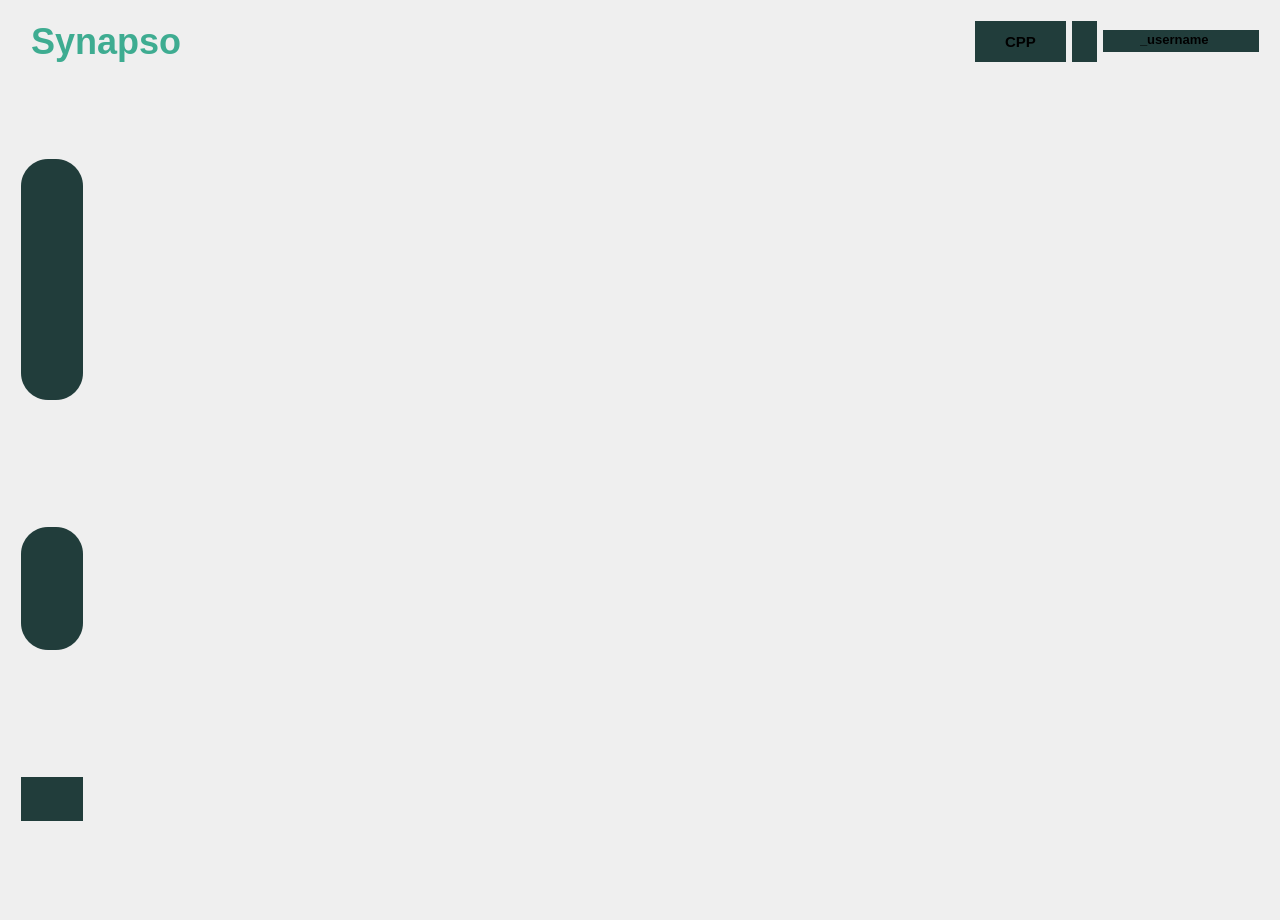
<?xml version="1.0" encoding="UTF-8"?>
<ui version="4.0">
 <class>appWidget</class>
 <widget class="QWidget" name="appWidget">
  <property name="geometry">
   <rect>
    <x>0</x>
    <y>0</y>
    <width>1280</width>
    <height>920</height>
   </rect>
  </property>
  <property name="minimumSize">
   <size>
    <width>1280</width>
    <height>920</height>
   </size>
  </property>
  <property name="windowTitle">
   <string>Synapso - Main Window</string>
  </property>
  <property name="styleSheet">
   <string notr="true">font-family: &quot;General Sans&quot;;</string>
  </property>
  <layout class="QHBoxLayout" name="horizontalLayout">
   <item>
    <layout class="QVBoxLayout" name="navigationAndContentLayout" stretch="0,1">
     <property name="spacing">
      <number>0</number>
     </property>
     <item>
      <widget class="QWidget" name="topNavigationBar" native="true">
       <property name="styleSheet">
        <string notr="true">QWidget #cieStatusWidget,
QWidget #notificationWidget,
QWidget #userProfileWidget {
	background-color: #213D3B;
	border: none;
	border-radius: 21px;
}

QLabel#cieValueLabel {
	font-weight: 500;
	font-size: 11pt;
}

QLabel#usernameLabel {
	font-weight: 500;
	font-size: 10pt;
}
</string>
       </property>
       <layout class="QHBoxLayout" name="navigationBarLayout">
        <property name="leftMargin">
         <number>20</number>
        </property>
        <property name="topMargin">
         <number>10</number>
        </property>
        <property name="rightMargin">
         <number>10</number>
        </property>
        <property name="bottomMargin">
         <number>10</number>
        </property>
        <item>
         <widget class="QLabel" name="applicationTitleLabel">
          <property name="sizePolicy">
           <sizepolicy hsizetype="Preferred" vsizetype="Preferred">
            <horstretch>0</horstretch>
            <verstretch>0</verstretch>
           </sizepolicy>
          </property>
          <property name="styleSheet">
           <string notr="true">font: 27pt;
color: #3EAC91;
font-weight: 500;</string>
          </property>
          <property name="text">
           <string>Synapso</string>
          </property>
         </widget>
        </item>
        <item>
         <widget class="QWidget" name="cieStatusWidget" native="true">
          <property name="sizePolicy">
           <sizepolicy hsizetype="Maximum" vsizetype="Preferred">
            <horstretch>0</horstretch>
            <verstretch>0</verstretch>
           </sizepolicy>
          </property>
          <property name="styleSheet">
           <string notr="true"/>
          </property>
          <layout class="QHBoxLayout" name="cieStatusLayout">
           <property name="spacing">
            <number>0</number>
           </property>
           <property name="leftMargin">
            <number>30</number>
           </property>
           <property name="topMargin">
            <number>10</number>
           </property>
           <property name="rightMargin">
            <number>30</number>
           </property>
           <property name="bottomMargin">
            <number>10</number>
           </property>
           <item>
            <widget class="QLabel" name="cieValueLabel">
             <property name="text">
              <string>CPP</string>
             </property>
            </widget>
           </item>
          </layout>
         </widget>
        </item>
        <item>
         <widget class="QWidget" name="notificationWidget" native="true">
          <property name="sizePolicy">
           <sizepolicy hsizetype="Maximum" vsizetype="Preferred">
            <horstretch>0</horstretch>
            <verstretch>0</verstretch>
           </sizepolicy>
          </property>
          <property name="styleSheet">
           <string notr="true">QWidget#notificationWidget {
	background-color: #213D3B;
	border-radius: 21px;
}</string>
          </property>
          <layout class="QHBoxLayout" name="notificationLayout">
           <item>
            <widget class="QLabel" name="notificationIconLabel">
             <property name="sizePolicy">
              <sizepolicy hsizetype="Preferred" vsizetype="Preferred">
               <horstretch>0</horstretch>
               <verstretch>0</verstretch>
              </sizepolicy>
             </property>
             <property name="maximumSize">
              <size>
               <width>24</width>
               <height>24</height>
              </size>
             </property>
             <property name="styleSheet">
              <string notr="true"/>
             </property>
             <property name="text">
              <string/>
             </property>
             <property name="pixmap">
              <pixmap resource="../../resources/resources.qrc">:/images/icons/bell.png</pixmap>
             </property>
             <property name="scaledContents">
              <bool>true</bool>
             </property>
            </widget>
           </item>
          </layout>
         </widget>
        </item>
        <item>
         <widget class="QWidget" name="userProfileWidget" native="true">
          <property name="sizePolicy">
           <sizepolicy hsizetype="Maximum" vsizetype="Maximum">
            <horstretch>0</horstretch>
            <verstretch>0</verstretch>
           </sizepolicy>
          </property>
          <property name="styleSheet">
           <string notr="true"/>
          </property>
          <layout class="QHBoxLayout" name="userProfileLayout">
           <property name="spacing">
            <number>20</number>
           </property>
           <property name="leftMargin">
            <number>10</number>
           </property>
           <property name="topMargin">
            <number>0</number>
           </property>
           <property name="rightMargin">
            <number>10</number>
           </property>
           <property name="bottomMargin">
            <number>2</number>
           </property>
           <item alignment="Qt::AlignmentFlag::AlignHCenter|Qt::AlignmentFlag::AlignVCenter">
            <widget class="QLabel" name="userAvatarLabel">
             <property name="sizePolicy">
              <sizepolicy hsizetype="Fixed" vsizetype="Fixed">
               <horstretch>0</horstretch>
               <verstretch>0</verstretch>
              </sizepolicy>
             </property>
             <property name="maximumSize">
              <size>
               <width>40</width>
               <height>40</height>
              </size>
             </property>
             <property name="layoutDirection">
              <enum>Qt::LayoutDirection::LeftToRight</enum>
             </property>
             <property name="styleSheet">
              <string notr="true"/>
             </property>
             <property name="frameShape">
              <enum>QFrame::Shape::NoFrame</enum>
             </property>
             <property name="frameShadow">
              <enum>QFrame::Shadow::Plain</enum>
             </property>
             <property name="text">
              <string/>
             </property>
             <property name="textFormat">
              <enum>Qt::TextFormat::AutoText</enum>
             </property>
             <property name="pixmap">
              <pixmap resource="../../resources/resources.qrc">:/images/graphics/default.png</pixmap>
             </property>
             <property name="scaledContents">
              <bool>true</bool>
             </property>
             <property name="alignment">
              <set>Qt::AlignmentFlag::AlignCenter</set>
             </property>
             <property name="wordWrap">
              <bool>false</bool>
             </property>
             <property name="textInteractionFlags">
              <set>Qt::TextInteractionFlag::LinksAccessibleByMouse</set>
             </property>
            </widget>
           </item>
           <item>
            <widget class="QLabel" name="usernameLabel">
             <property name="sizePolicy">
              <sizepolicy hsizetype="Maximum" vsizetype="Maximum">
               <horstretch>0</horstretch>
               <verstretch>0</verstretch>
              </sizepolicy>
             </property>
             <property name="frameShape">
              <enum>QFrame::Shape::NoFrame</enum>
             </property>
             <property name="text">
              <string>_username</string>
             </property>
             <property name="textInteractionFlags">
              <set>Qt::TextInteractionFlag::LinksAccessibleByMouse</set>
             </property>
            </widget>
           </item>
           <item alignment="Qt::AlignmentFlag::AlignHCenter|Qt::AlignmentFlag::AlignVCenter">
            <widget class="QLabel" name="dropdownArrowLabel">
             <property name="minimumSize">
              <size>
               <width>20</width>
               <height>20</height>
              </size>
             </property>
             <property name="maximumSize">
              <size>
               <width>20</width>
               <height>20</height>
              </size>
             </property>
             <property name="text">
              <string/>
             </property>
             <property name="pixmap">
              <pixmap resource="../../resources/resources.qrc">:/images/icons/arrow-down.png</pixmap>
             </property>
             <property name="scaledContents">
              <bool>true</bool>
             </property>
            </widget>
           </item>
          </layout>
         </widget>
        </item>
       </layout>
      </widget>
     </item>
     <item>
      <layout class="QHBoxLayout" name="sidebarAndContentLayout" stretch="0,0">
       <property name="spacing">
        <number>20</number>
       </property>
       <property name="leftMargin">
        <number>10</number>
       </property>
       <item>
        <widget class="QWidget" name="navigationSidebar" native="true">
         <property name="sizePolicy">
          <sizepolicy hsizetype="Maximum" vsizetype="Preferred">
           <horstretch>0</horstretch>
           <verstretch>0</verstretch>
          </sizepolicy>
         </property>
         <property name="styleSheet">
          <string notr="true">QPushButton {
    border-radius: 27px;
    padding: 15px;
    outline: none;
}

QPushButton:hover {
    background-color: #1e3735;
}

QWidget#primaryNavigationContainer,
QWidget#secondaryNavigationContainer,
QPushButton#btnLogout {
    background-color: #213D3B;
    border-radius: 27px;
}

QPushButton#btnLogout:hover {
    background-color: #1e1e1e;
}</string>
         </property>
         <layout class="QVBoxLayout" name="sidebarLayout" stretch="1,1,0">
          <property name="spacing">
           <number>60</number>
          </property>
          <property name="leftMargin">
           <number>0</number>
          </property>
          <property name="topMargin">
           <number>20</number>
          </property>
          <property name="rightMargin">
           <number>0</number>
          </property>
          <property name="bottomMargin">
           <number>20</number>
          </property>
          <item>
           <widget class="QWidget" name="primaryNavigationContainer" native="true">
            <property name="sizePolicy">
             <sizepolicy hsizetype="Preferred" vsizetype="Maximum">
              <horstretch>0</horstretch>
              <verstretch>0</verstretch>
             </sizepolicy>
            </property>
            <property name="autoFillBackground">
             <bool>false</bool>
            </property>
            <layout class="QVBoxLayout" name="primaryNavigationLayout">
             <property name="spacing">
              <number>15</number>
             </property>
             <property name="leftMargin">
              <number>0</number>
             </property>
             <property name="topMargin">
              <number>10</number>
             </property>
             <property name="rightMargin">
              <number>0</number>
             </property>
             <property name="bottomMargin">
              <number>10</number>
             </property>
             <item>
              <widget class="QPushButton" name="btnDashboard">
               <property name="styleSheet">
                <string notr="true"/>
               </property>
               <property name="text">
                <string/>
               </property>
               <property name="icon">
                <iconset resource="../../resources/resources.qrc">
                 <normaloff>:/images/icons/dashboard.png</normaloff>:/images/icons/dashboard.png</iconset>
               </property>
               <property name="iconSize">
                <size>
                 <width>24</width>
                 <height>24</height>
                </size>
               </property>
              </widget>
             </item>
             <item>
              <widget class="QPushButton" name="btnGames">
               <property name="styleSheet">
                <string notr="true"/>
               </property>
               <property name="text">
                <string/>
               </property>
               <property name="icon">
                <iconset resource="../../resources/resources.qrc">
                 <normaloff>:/images/icons/games.png</normaloff>:/images/icons/games.png</iconset>
               </property>
               <property name="iconSize">
                <size>
                 <width>24</width>
                 <height>24</height>
                </size>
               </property>
              </widget>
             </item>
             <item>
              <widget class="QPushButton" name="btnAchievements">
               <property name="styleSheet">
                <string notr="true"/>
               </property>
               <property name="text">
                <string/>
               </property>
               <property name="icon">
                <iconset resource="../../resources/resources.qrc">
                 <normaloff>:/images/icons/achievements.png</normaloff>:/images/icons/achievements.png</iconset>
               </property>
               <property name="iconSize">
                <size>
                 <width>24</width>
                 <height>24</height>
                </size>
               </property>
              </widget>
             </item>
             <item>
              <widget class="QPushButton" name="btnStatistics">
               <property name="styleSheet">
                <string notr="true"/>
               </property>
               <property name="text">
                <string/>
               </property>
               <property name="icon">
                <iconset resource="../../resources/resources.qrc">
                 <normaloff>:/images/icons/statistics.png</normaloff>:/images/icons/statistics.png</iconset>
               </property>
               <property name="iconSize">
                <size>
                 <width>24</width>
                 <height>24</height>
                </size>
               </property>
              </widget>
             </item>
            </layout>
           </widget>
          </item>
          <item>
           <widget class="QWidget" name="secondaryNavigationContainer" native="true">
            <property name="sizePolicy">
             <sizepolicy hsizetype="Preferred" vsizetype="Maximum">
              <horstretch>0</horstretch>
              <verstretch>0</verstretch>
             </sizepolicy>
            </property>
            <property name="styleSheet">
             <string notr="true"/>
            </property>
            <layout class="QVBoxLayout" name="secondaryNavigationLayout">
             <property name="spacing">
              <number>15</number>
             </property>
             <property name="leftMargin">
              <number>0</number>
             </property>
             <property name="topMargin">
              <number>10</number>
             </property>
             <property name="rightMargin">
              <number>0</number>
             </property>
             <property name="bottomMargin">
              <number>10</number>
             </property>
             <item>
              <widget class="QPushButton" name="btnInfo">
               <property name="styleSheet">
                <string notr="true">border-radius: 27px; padding: 15px</string>
               </property>
               <property name="text">
                <string/>
               </property>
               <property name="icon">
                <iconset resource="../../resources/resources.qrc">
                 <normaloff>:/images/icons/info.png</normaloff>:/images/icons/info.png</iconset>
               </property>
               <property name="iconSize">
                <size>
                 <width>24</width>
                 <height>24</height>
                </size>
               </property>
              </widget>
             </item>
             <item>
              <widget class="QPushButton" name="btnSettings">
               <property name="styleSheet">
                <string notr="true">border-radius: 27px; 
padding: 15px;
outline: none;</string>
               </property>
               <property name="text">
                <string/>
               </property>
               <property name="icon">
                <iconset resource="../../resources/resources.qrc">
                 <normaloff>:/images/icons/settings.png</normaloff>:/images/icons/settings.png</iconset>
               </property>
               <property name="iconSize">
                <size>
                 <width>24</width>
                 <height>24</height>
                </size>
               </property>
              </widget>
             </item>
            </layout>
           </widget>
          </item>
          <item>
           <widget class="QPushButton" name="btnLogout">
            <property name="sizePolicy">
             <sizepolicy hsizetype="Minimum" vsizetype="Maximum">
              <horstretch>0</horstretch>
              <verstretch>0</verstretch>
             </sizepolicy>
            </property>
            <property name="text">
             <string/>
            </property>
            <property name="icon">
             <iconset resource="../../resources/resources.qrc">
              <normaloff>:/images/icons/logout.png</normaloff>:/images/icons/logout.png</iconset>
            </property>
            <property name="iconSize">
             <size>
              <width>24</width>
              <height>24</height>
             </size>
            </property>
           </widget>
          </item>
         </layout>
         <zorder>secondaryNavigationContainer</zorder>
         <zorder>primaryNavigationContainer</zorder>
         <zorder>btnLogout</zorder>
        </widget>
       </item>
       <item>
        <widget class="QStackedWidget" name="contentStackedWidget">
         <property name="currentIndex">
          <number>-1</number>
         </property>
        </widget>
       </item>
      </layout>
     </item>
    </layout>
   </item>
  </layout>
 </widget>
 <resources>
  <include location="../../resources/resources.qrc"/>
 </resources>
 <connections/>
</ui>
